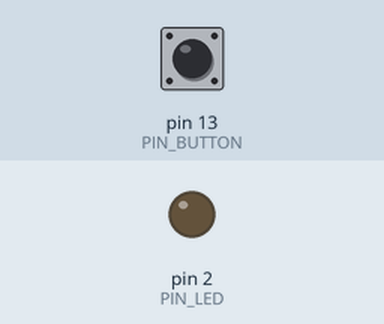
This sketch was run on a simulated Arduino Uno, built with avr-gcc and run on an emulated ATmega328P. Shown: output pins drawn as LEDs (lit = HIGH). The test bench sets the inputs (shaded band); at power-on: pin 13 (PIN_BUTTON) HIGH.

Above: at 1.2 s.
1.3 s: pin 13 (PIN_BUTTON) pulled LOW for 0.15 s
At 1.7 s:
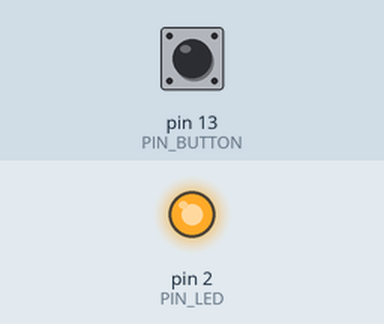
2.9 s: pin 13 (PIN_BUTTON) pulled LOW for 1 s
At 4.1 s:
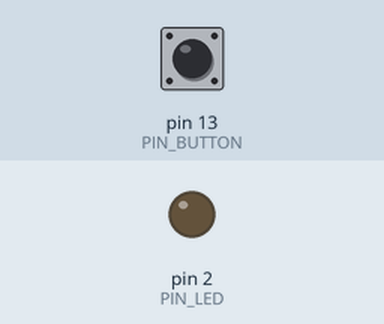
5.4 s: pin 13 (PIN_BUTTON) pulled LOW for 3.2 s
At 6.0 s:
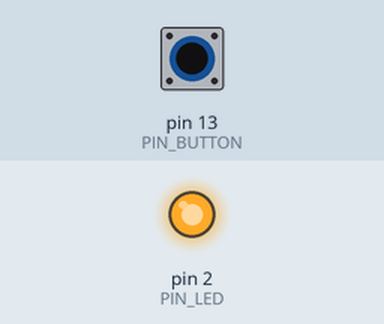
Timing chart, 0 to 8.4 s (numbered marks = the images above; inputs shaded):
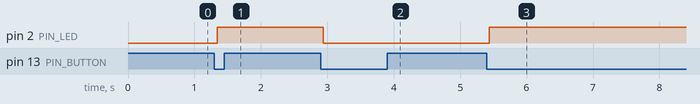

Measured:
- after the input at 1.3 s, pin 2 (PIN_LED): LOW → HIGH at once
- after the input at 2.9 s, pin 2 (PIN_LED): HIGH → LOW at once
- after the input at 5.4 s, pin 2 (PIN_LED): LOW → HIGH at once

The sketch:

2ButtonAndLed.ino
```cpp
/**********************************************************************
  Filename    : ButtonAndLed
  Description : Control led by button.
  Auther      : Miaoshun WU
  Modification: 2020/11/27
**********************************************************************/
#define PIN_LED    2
#define PIN_BUTTON 13  //this pin can not set pin12 or pin15  influence the serial bootloader mode
// the setup function runs once when you press reset or power the board

void setup() {
  // initialize digital pin PIN_LED as an output.
   pinMode(PIN_LED,OUTPUT);
   pinMode(PIN_BUTTON,INPUT);
}
// the loop function runs over and over again forever
void loop() {
  if (digitalRead(PIN_BUTTON)==LOW) //when pressed pin13 connect to GND
    {
      delay(40);
      if (digitalRead(PIN_BUTTON)==LOW)
      {
        reverseLED(PIN_LED);
        }
     while( digitalRead(PIN_BUTTON)==LOW);
     delay(30);
     while( digitalRead(PIN_BUTTON)==LOW);
      }
}
void reverseLED(int pin){

  digitalWrite(pin,!digitalRead(pin));
  }
```
